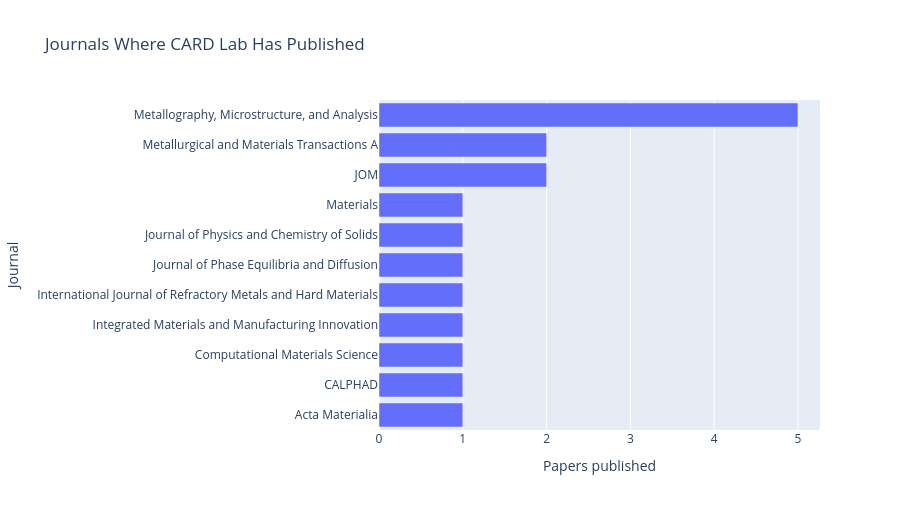

This figure's notebook cell:
### Code cell
#| echo: false
#| output: true

fig.show()

### Figure 1 — Plotly figure (JSON) as saved in the notebook; plotly's stock layout.template omitted (floating-point values rounded to 4 significant figures)
{"data": [{"hovertemplate": "Papers published=%{x}<br>Journal=%{y}<extra></extra>", "legendgroup": "", "marker": {"color": "#636efa", "pattern": {"shape": ""}}, "name": "", "orientation": "h", "showlegend": false, "textposition": "auto", "type": "bar", "x": [1, 1, 1, 1, 1, 1, 1, 1, 2, 2, 5], "xaxis": "x", "y": ["Acta Materialia", "CALPHAD", "Computational Materials Science", "Integrated Materials and Manufacturing Innovation", "International Journal of Refractory Metals and Hard Materials", "Journal of Phase Equilibria and Diffusion", "Journal of Physics and Chemistry of Solids", "Materials", "JOM", "Metallurgical and Materials Transactions A", "Metallography, Microstructure, and Analysis"], "yaxis": "y"}], "layout": {"barmode": "relative", "height": 510, "legend": {"tracegroupgap": 0}, "title": {"text": "Journals Where CARD Lab Has Published"}, "xaxis": {"anchor": "y", "domain": [0, 1], "rangemode": "tozero", "title": {"text": "Papers published"}}, "yaxis": {"anchor": "x", "automargin": true, "domain": [0, 1], "title": {"text": "Journal"}}}}
